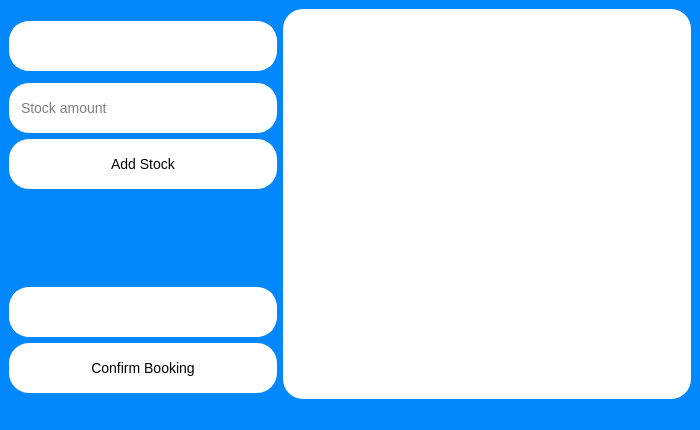
<?xml version="1.0" encoding="UTF-8"?>
<ui version="4.0">
 <class>BookingWindow</class>
 <widget class="QMainWindow" name="BookingWindow">
  <property name="geometry">
   <rect>
    <x>0</x>
    <y>0</y>
    <width>700</width>
    <height>430</height>
   </rect>
  </property>
  <property name="windowTitle">
   <string>Laboratory Booking</string>
  </property>
  <property name="styleSheet">
   <string notr="true">/*General Styling*/

* {
	font: 10pt &quot;Roboto&quot;;
    font-size: 14px;
	line-height: 20px;
	background-color: #0388fc;
	color: #000000;
}

/* Text box styling*/

QTextBrowser {
	border: none;
	padding-left:10px; 
	padding-top:10px;
	background-color: #FFFFFF;
	border-radius: 20px;
}

/* Line edit styling */
QLineEdit {
	border: 10px;
	border-color: #fc7303;
	padding-left:10px; 
	background-color: #FFFFFF;
	border-radius: 20px;
}
QLineEdit::hover {
	border: 5px solid;
	border-color: #fc7303;
}

/* Label styling */
QLabel {
	border: none;
	border-radius: 20px;
	padding-left:10px; 
	background-color: #FFFFFF;
	color: #fc7303;
	font-size: 30px;
}

/* Scroll bar */
QScrollBar
{
	width: 20px;
	border:none;
    border-radius: 10px;
    background: #ffffff;
}
QScrollBar::add-page, QScrollBar::sub-page 
{
	background: #ffffff;
}
QScrollBar::add-line, QScrollBar::sub-line 
{
	background: #ffffff;
}
QScrollBar::handle
{
	background-color: #fc7303;
	min-height: 30px;
	border-radius: 10px;
	border:none;
}
QScrollBar::up-arrow
{
	background: none;
}
QScrollBar::down-arrow
{
	background: none;
}

/* Button styling */
QPushButton {
	background-color: #ffffff;
	border-radius: 20px;
}
QPushButton::hover {
	border: 5px solid;
	border-color: #fc7303;
}
QPushButton::pressed {
	background-color: #fc7303;
	color: #ffffff;
}

/* Combo Box Styling */
QComboBox {
    background-color: #ffffff;
    border: 5px solid #ffffff;
	border-radius: 20px;
    padding-left: 20px;
}
QComboBox:hover {
    border: 5px solid #fc7303;
}
QComboBox:editable {
    background: #ffffff;
}
QComboBox::drop-down {
    subcontrol-origin: padding;
    subcontrol-position: top right;
    border: none;
}
QComboBox QAbstractItemView {
	color: #000000;
	background-color: #ffffff;
    border: 5px solid #fc7303;
    padding: 10px;
}
</string>
  </property>
  <widget class="QWidget" name="centralwidget">
   <layout class="QGridLayout" name="gridLayout_2">
    <item row="0" column="0">
     <layout class="QGridLayout" name="gridLayout" columnstretch="2,3,0">
      <item row="5" column="0">
       <widget class="QLineEdit" name="stock_amount">
        <property name="minimumSize">
         <size>
          <width>0</width>
          <height>50</height>
         </size>
        </property>
        <property name="placeholderText">
         <string>Stock amount</string>
        </property>
       </widget>
      </item>
      <item row="3" column="0">
       <widget class="QComboBox" name="stock">
        <property name="minimumSize">
         <size>
          <width>0</width>
          <height>50</height>
         </size>
        </property>
       </widget>
      </item>
      <item row="6" column="0">
       <widget class="QPushButton" name="add_stock">
        <property name="minimumSize">
         <size>
          <width>0</width>
          <height>50</height>
         </size>
        </property>
        <property name="text">
         <string>Add Stock</string>
        </property>
       </widget>
      </item>
      <item row="7" column="0">
       <spacer name="verticalSpacer">
        <property name="orientation">
         <enum>Qt::Vertical</enum>
        </property>
        <property name="sizeHint" stdset="0">
         <size>
          <width>20</width>
          <height>40</height>
         </size>
        </property>
       </spacer>
      </item>
      <item row="1" column="1" rowspan="10" colspan="2">
       <widget class="QTextBrowser" name="booking_info"/>
      </item>
      <item row="9" column="0">
       <widget class="QPushButton" name="confirm_booking">
        <property name="minimumSize">
         <size>
          <width>0</width>
          <height>50</height>
         </size>
        </property>
        <property name="text">
         <string>Confirm Booking</string>
        </property>
       </widget>
      </item>
      <item row="8" column="0">
       <widget class="QComboBox" name="lab">
        <property name="minimumSize">
         <size>
          <width>0</width>
          <height>50</height>
         </size>
        </property>
       </widget>
      </item>
     </layout>
    </item>
   </layout>
  </widget>
  <widget class="QStatusBar" name="statusbar"/>
 </widget>
 <resources/>
 <connections/>
</ui>
